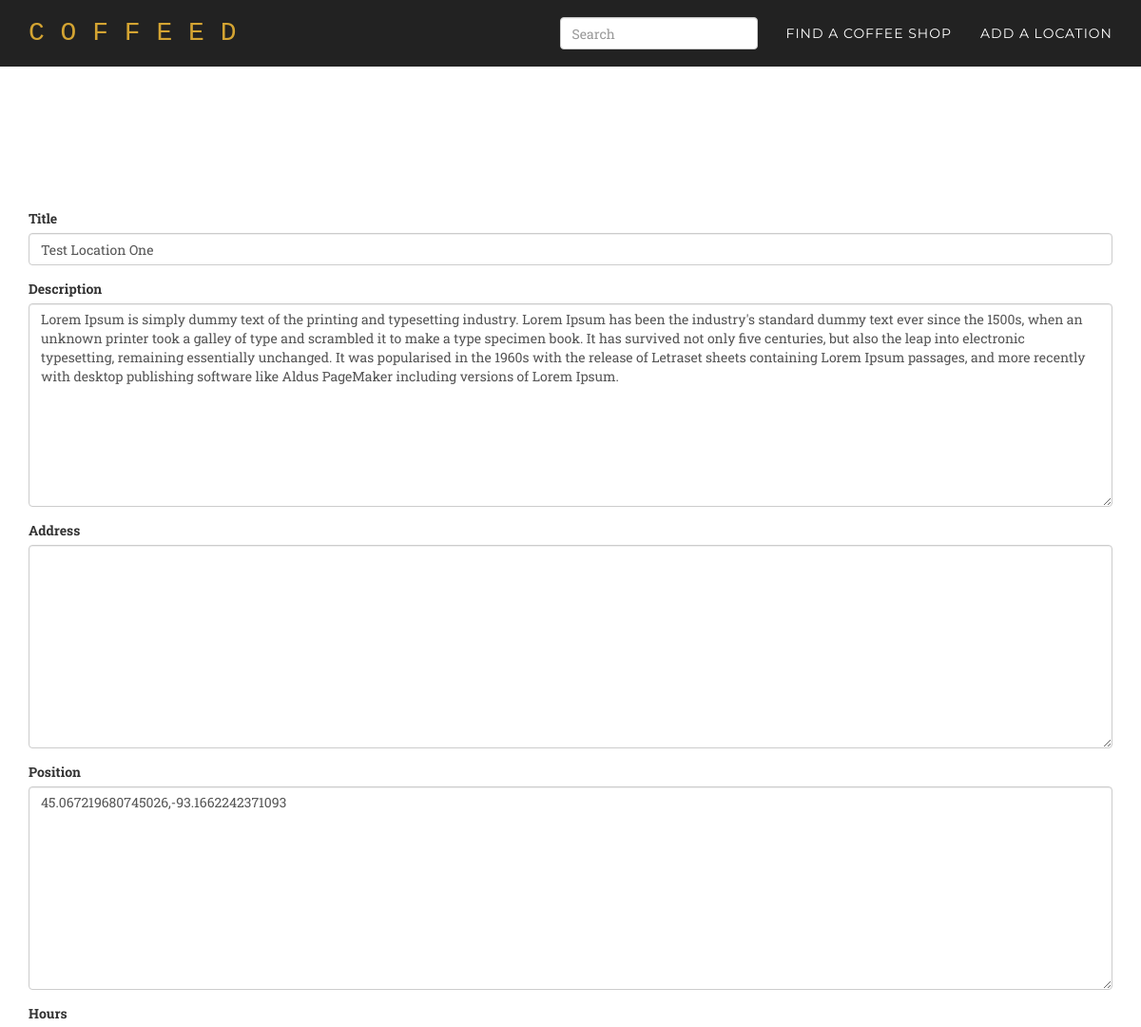
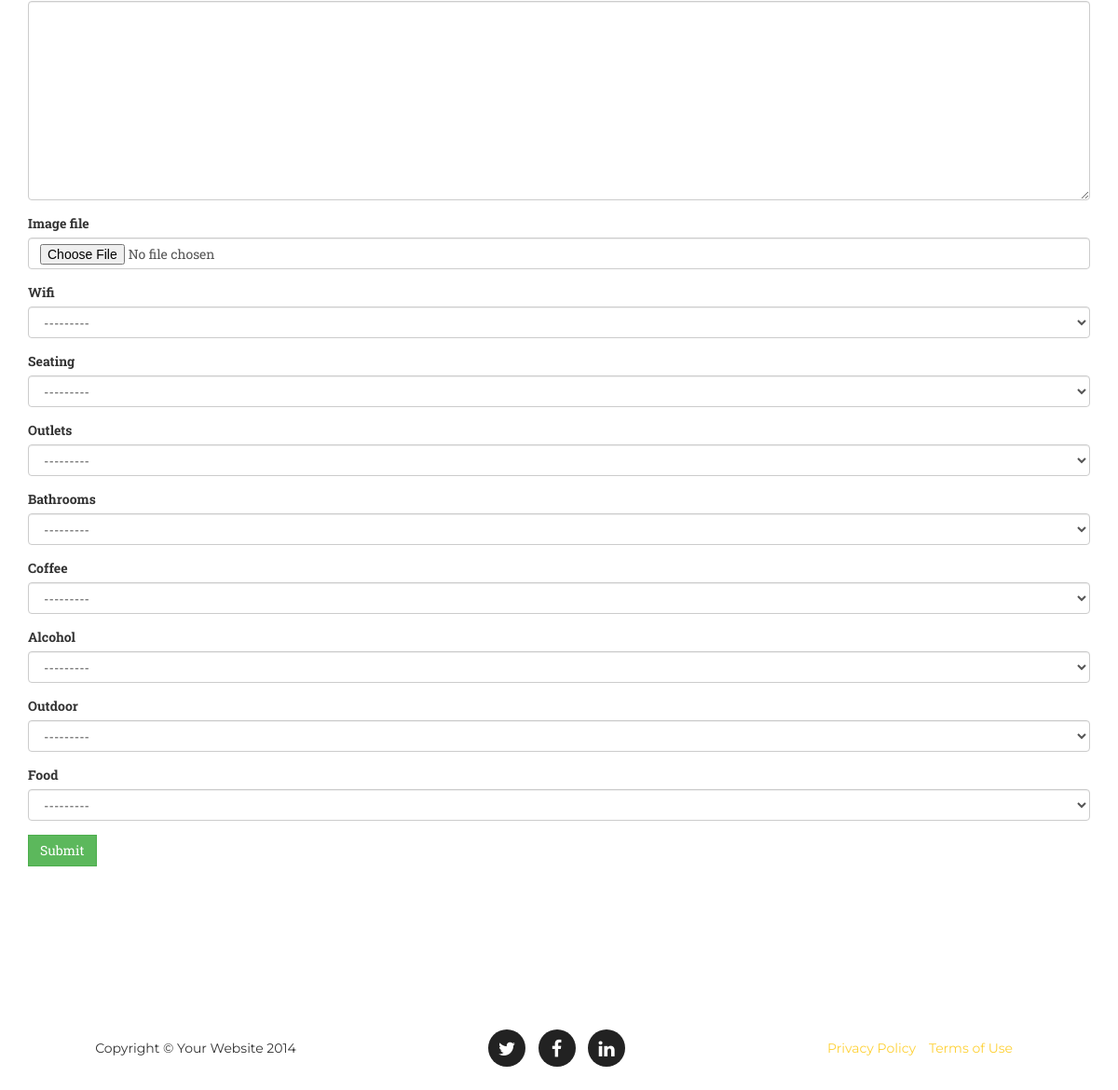
/location/2/update/ (signed in), run on the app's committed database (2 pictures, top to bottom).
### core/models.py (models this page shows, shortened)
class Location(models.Model):
    title = models.CharField(max_length=300)
    description = models.TextField(null=True, blank=True)
    address = models.TextField(null=True, blank=True)
    position = GeopositionField(null=True, blank=True)
    hours = models.TextField(null=True, blank=True)
    image_file = models.ImageField(upload_to=upload_to_location, null=True, blank=True)
    created_at = models.DateTimeField(auto_now_add=True)
    wifi = models.IntegerField(choices=WIFI_CHOICES, null=True, blank=True)
    seating = models.IntegerField(choices=PLURAL_CHOICES, null=True, blank=True)
    outlets = models.IntegerField(choices=PLURAL_CHOICES, null=True, blank=True)
    bathrooms = models.IntegerField(choices=YESNO_CHOICES, null=True, blank=True)
    coffee = models.IntegerField(choices=COFFEE_CHOICES, null=True, blank=True)
    alcohol = models.IntegerField(choices=YESNO_CHOICES, null=True, blank=True)
    outdoor = models.IntegerField(choices=YESNO_CHOICES, null=True, blank=True)
    food = models.IntegerField(choices=YESNO_CHOICES, null=True, blank=True)

### core/views.py (the view)
# urls.py: url(r'location/(?P<pk>\d+)/update/$', login_required(coreviews.LocationUpdateView.as_view()), name='location_update'),
class LocationUpdateView(UpdateView):
    model = coremodels.Location
    template_name = 'base/form.html'
    fields = "__all__"

### templates/base/form.html (shortened to what this page needs)
{% extends "base/theme.html" %}
{% load widget_tweaks %}
{% block main_content %}
<div class="header-buffer">
</div>
<section id="services">
    <div class="container">
        <div class="row">
            {% if form %}
            <div class="col-md-12">
                <form action="" method="post" enctype="multipart/form-data">{% csrf_token %}{{ form.media }}
                    {% for field in form %}
                    <div class="form-group warning">
                        <label for="exampleInputFile">{{ field.label }}</label>
                        {{ field|add_class:"form-control"}}
                    </div>
                    {% endfor %}
                    <input type="submit" class="btn btn-success" role="button" value="{{ verb|default:"Submit" }}" />
                </form>
            </div>
            {% endif %}
        </div>
    </div>
</section>
{% endblock %}

### static/css/agency.css (style rules this page uses)
body { overflow-x: hidden; font-family: "Roboto Slab","Helvetica Neue",Helvetica,Arial,sans-serif; }
section { padding: 100px 0; }
@media (min-width:768px) { section { padding: 150px 0; } }
body { webkit-tap-highlight-color: #fed136; }
.header-buffer { height:70px; }
.btn { border-radius: 0px; }

### data on the page
Location: form "Test Location One" "Lorem Ipsum is simply dummy text of the printing and typesetting industry. Lorem Ipsum has been the industry's standard dummy text ever since the 1500s, when an unknown printer took a galley of type and scrambled it to make a type specimen book. It has survived not only five centuries, but also the leap into electronic typesetting, remaining essentially unchanged. It was popularised in the 1960s with the release of Letraset sheets containing Lorem Ipsum passages, and more recently with desktop publishing software like Aldus PageMaker including versions of Lorem Ipsum." "45.067219680745026,-93.1662242371093" "---------" "---------" "---------" "---------" "---------" "---------" "---------" "---------"

### other printed values
{{ field.label }} "Title" "Description" "Address" "Position" "Hours" "Image file" "Wifi" "Seating" "Outlets" "Bathrooms" "Coffee" "Alcohol" "Outdoor" "Food"
